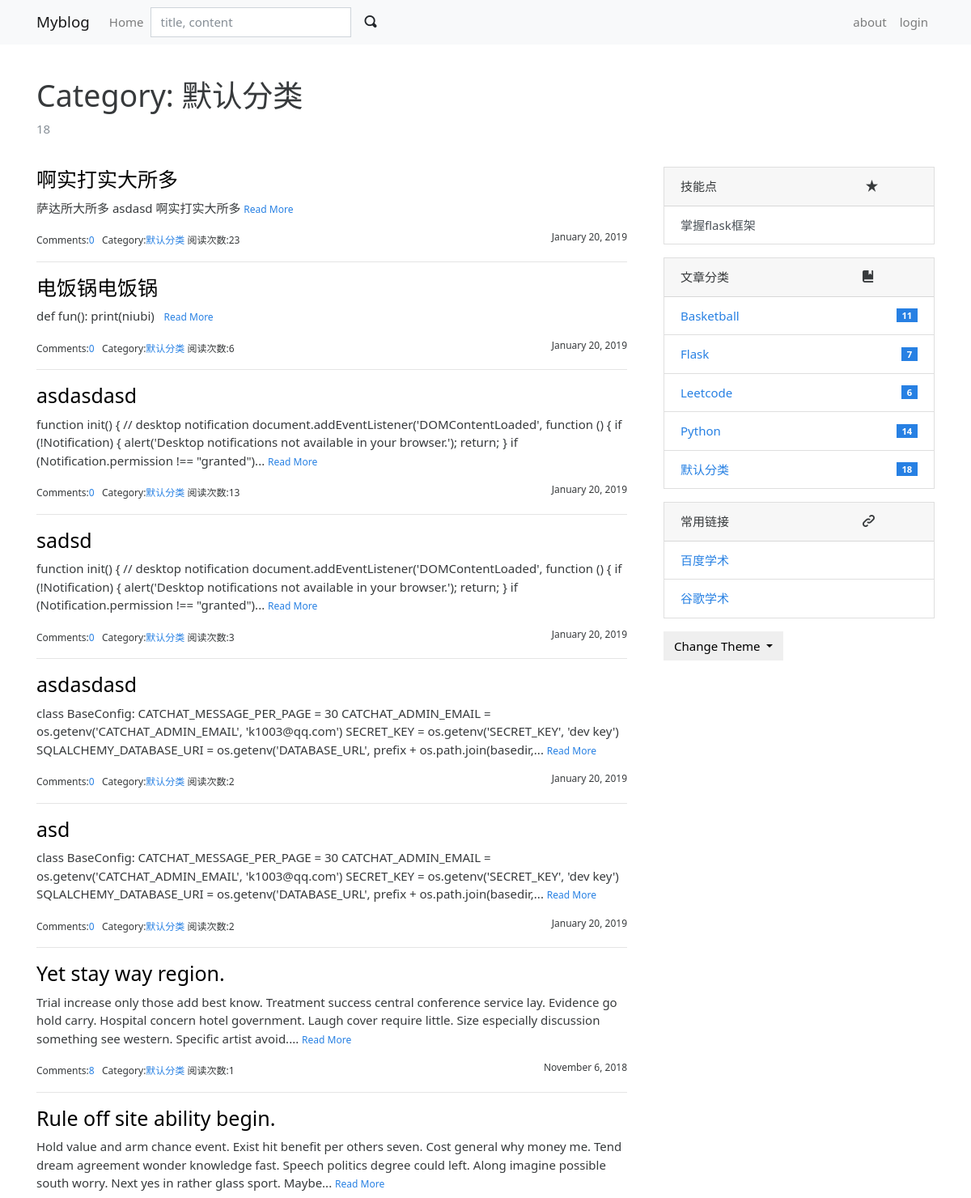
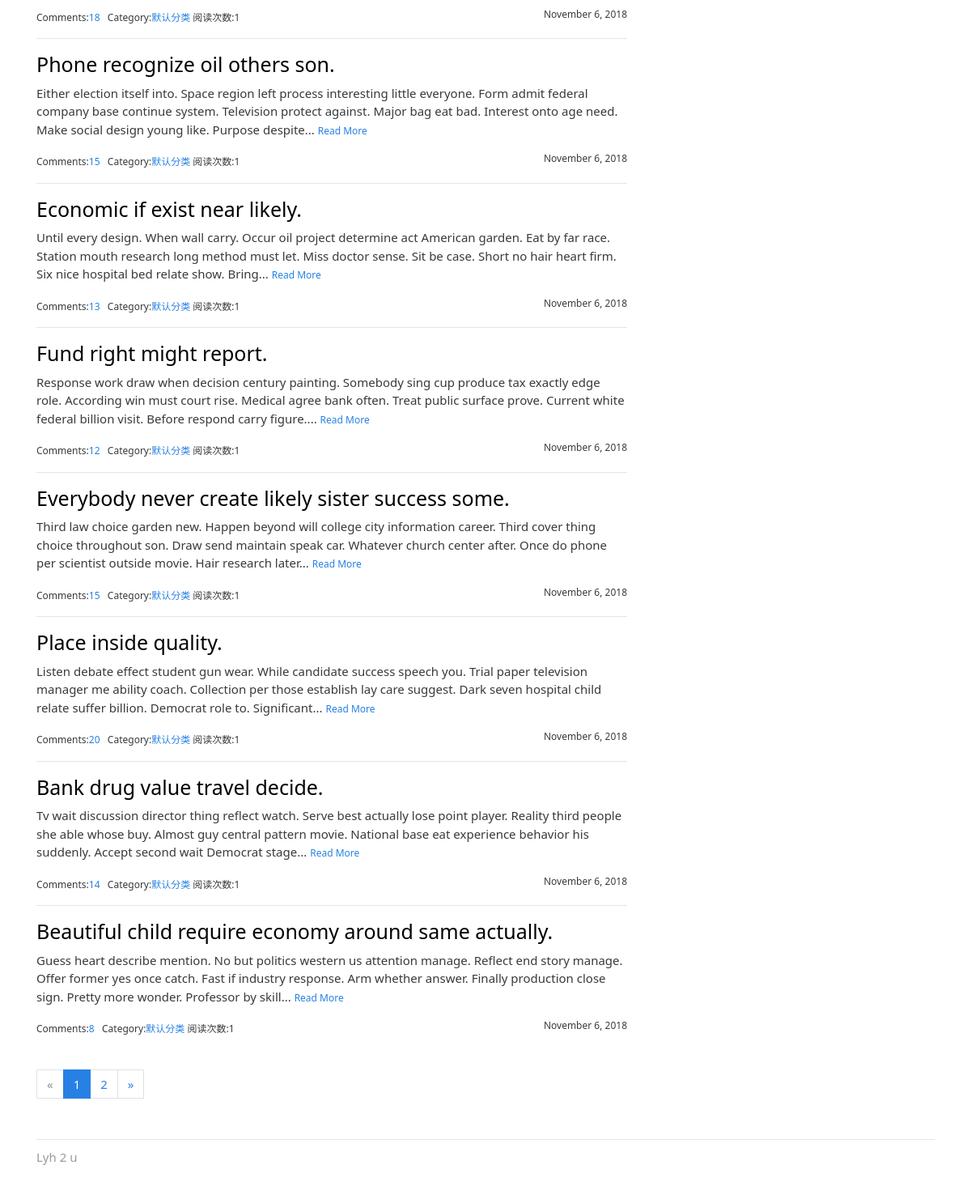
Page /category/1 on the committed database (2 pictures, top to bottom).
### myblog/models.py (models this page shows, shortened)
class Category(db.Model):
    id = db.Column(db.Integer,primary_key=True)
    name = db.Column(db.String(30), unique=True)
    posts = db.relationship("Post",back_populates="category")

@whooshee.register_model('title', 'body')
class Post(db.Model):
    id = db.Column(db.Integer,primary_key=True)
    title = db.Column(db.String(60))
    body = db.Column(db.Text)
    timestamp = db.Column(db.DateTime,default=datetime.utcnow,index=True)
    clicks = db.Column(db.INT, default=0)
    can_comment = db.Column(db.Boolean,default=True)
    category_id = db.Column(db.Integer,db.ForeignKey("category.id"))
    category = db.relationship("Category",back_populates="posts")
    comments = db.relationship("Comment",back_populates="post", cascade="all, delete-orphan")

class Skill(db.Model):
    id = db.Column(db.Integer, primary_key=True)
    name = db.Column(db.String(30))

class Link(db.Model):
    id = db.Column(db.Integer, primary_key=True)
    name = db.Column(db.String(30))
    url = db.Column(db.String(255))

### myblog/blueprints/blog.py (the view)
@blog_bp.route("/category/<int:category_id>")
def show_category(category_id):
    category = Category.query.get_or_404(category_id)
    page = request.args.get("page", 1, type=int)
    per_page = current_app.config["MYBLOG_MANAGE_POST_PER_PAGE"]
    pagination = Post.query.with_parent(category).order_by(Post.timestamp.desc()).paginate(page, per_page=per_page)
    posts = pagination.items
    return render_template("blog/category.html", category=category, pagination=pagination, posts=posts)

### myblog/__init__.py (called while the page is built)
def register_template_context(app):
    @app.context_processor
    def make_template_context():
        links = Link.query.all()
        admin = Admin.query.first()
        categories = Category.query.order_by(Category.name).all()
        skills = Skill.query.all()
        if current_user.is_authenticated:
            unread_comments = Comment.query.filter_by(reviewed=False).count()
        else:
            unread_comments = None
        return(dict(admin=admin, categories=categories, links=links, unread_comments=unread_comments, skills=skills))

### myblog/templates/blog/category.html (shortened to what this page needs)
{% extends "base.html" %}
{% from "bootstrap/pagination.html" import render_pagination %}
{% block content %}
    <div class="page-header">
        <h1>Category: {{ category.name }}</h1>
        <p class="text-muted">{{ category.posts|length }}</p>
    </div>
    <div class="row">
        <div class="col-sm-8">
            {% include "blog/_posts.html" %}
            <div class="page-footer">{{ render_pagination(pagination) }}</div>
        </div>
        <div class="col-sm-4 sidebar">
            {% include "blog/_sidebar.html" %}
        </div>
    </div>
{% endblock %}

### myblog/templates/base.html (shortened to what this page needs)
{% from "bootstrap/nav.html" import render_nav_item %}
<!DOCTYPE html>
<html lang="en">
<head>
    {% block head %}
    <link rel="stylesheet" href="{{ url_for('static', filename='css/%s.min.css' % request.cookies.get('theme', 'perfect_blue')) }}" type="text/css">
    <link rel="stylesheet" href="{{ url_for('static', filename='css/style.css') }}" type="text/css">
    <link rel="stylesheet" href="{{ url_for('static', filename='open-iconic/font/css/open-iconic-bootstrap.css') }}">
    <link rel="stylesheet" href="{{ url_for('static', filename='css/default.css') }}" type="text/css">
    {% endblock head %}
</head>
<body>
{% block nav %}
<nav class="navbar navbar-expand-lg navbar-light bg-light">
<div class="container">
    <a class="navbar-brand" href="/">Myblog</a>
    <div class="collapse navbar-collapse" id="navbarColor01">
        <ul class="navbar-nav mr-auto">
           {{ render_nav_item('blog.index', 'Home') }}
            <form class="form-inline my-2 my-lg-0" action="{{ url_for('blog.search') }}">
                        <input type="text" name="q" class="form-control mr-sm-1" placeholder="title, content"
                               required>
                        <button class="btn btn-light my-2 my-sm-0" type="submit">
                            <span class="oi oi-magnifying-glass"></span>
                        </button>
                    </form>
        </ul>
        <ul class="nav navbar-nav navbar-right">
                    {{ render_nav_item('blog.about', 'about') }}
                    {% if current_user.is_authenticated %}
                        <li class="nav-item dropdown">
                            <a href="#" class="nav-link dropdown-toggle" data-toggle="dropdown" role="button"
                               aria-haspopup="true"
                               aria-expanded="false">
                                New <span class="caret"></span>
                            </a>
                            <div class="dropdown-menu" aria-labelledby="navbarDropdown">
                                <a class="dropdown-item" href="{{ url_for('admin.new_post') }}">Post</a>
                                <a class="dropdown-item" href="{{ url_for('admin.new_category') }}">Category</a>
                                <a class="dropdown-item" href="{{ url_for('admin.new_link') }}">Link</a>
                                <a class="dropdown-item" href="{{ url_for('admin.new_skill') }}">Skill</a>
                            </div>
                        </li>
                        <li class="nav-item dropdown">
                            <a href="#" class="nav-link dropdown-toggle" data-toggle="dropdown" role="button"
                               aria-haspopup="true"
                               aria-expanded="false">
                                Manage <span class="caret"></span>
                                {% if unread_comments %}
                                    <span class="badge badge-success">new</span>
                                {% endif %}
                            </a>
                            <div class="dropdown-menu" aria-labelledby="navbarDropdown">
                                <a class="dropdown-item" href="{{ url_for('admin.manage_post') }}">Post</a>
                                <a class="dropdown-item" href="{{ url_for('admin.manage_category') }}">Category</a>
                                <a class="dropdown-item" href="{{ url_for('admin.manage_comment') }}">
                                    Comment
                                    {% if unread_comments %}
                                        <span class="badge badge-success">{{ unread_comments }}</span>
                                    {% endif %}
                                </a>
                                <a class="dropdown-item" href="{{ url_for('admin.manage_link') }}">Link</a>
                                <a class="dropdown-item" href="{{ url_for('admin.manage_skill') }}">Skill</a>
                            </div>
                        </li>
                        {{ render_nav_item('admin.settings', 'Settings') }}
                        {% if current_user.is_authenticated %}
                            {{ render_nav_item('auth.logout', 'logout') }}
                        {% endif %}
                    {% else %}
                        {{ render_nav_item('auth.login', 'login') }}
                    {% endif %}
                </ul>
    </div>
</div>
</nav>
{% endblock nav %}
<main class="container">
    {% block content %}{% endblock content %}
    {% block footer %}
    <footer>
    Lyh 2 u
　　</footer>
    {% endblock footer %}
</main>
</body>
</html>

### myblog/templates/blog/_posts.html (shortened to what this page needs)
{% if posts %}
    {% for post in posts %}
        <h3 class="text-primary"><a class="Aclass" href="{{ url_for(".show_post", post_id=post.id) }} " >{{ post.title }}</a> </h3>
        <p>
            {{ post.body|striptags|truncate }}
            <small><a href="{{ url_for('.show_post', post_id=post.id) }}">Read More</a></small>
        </p>
        <small>
            Comments:<a href="{{ url_for(".show_post", post_id=post.id) }}#comments">{{ post.comments|length }}</a>&nbsp;&nbsp;
            Category:<a href="{{ url_for(".show_category", category_id=post.category.id) }}">{{ post.category.name }}</a>
            阅读次数:{{ post.clicks }}
            <span class="float-right">{{ moment(post.timestamp).format("LL") }}</span>
        </small>
        {% if not loop.last %}
            <hr>
        {% endif %}
    {% endfor %}
{% endif %}

### myblog/templates/blog/_sidebar.html (shortened to what this page needs)
{% if skills %}
<div class="card mb-3">
    <div class="card-header">技能点 &emsp;&emsp;&emsp;&emsp;&emsp;&emsp;&emsp;&emsp;&emsp;&emsp;&emsp;&emsp;<span class="oi oi-star"></span>
</div>
    <ul class="list-group list-group-flush">
        {% for skill in skills %}
            <li class="list-group-item  list-group-item-action d-flex justify-content-between align-items-center">{{ skill.name }}</li>
        {% endfor %}
    </ul>
</div>
{% endif %}
{% if categories %}
<div class="card mb-3">
    <div class="card-header">文章分类&emsp;&emsp;&emsp;&emsp;&emsp;&emsp;&emsp;&emsp;&emsp;&emsp;&emsp;<span class="oi oi-book"></span></div>
    <ul class="list-group list-group-flush">
        {% for category in categories %}
        <li class="list-group-item  list-group-item-action d-flex justify-content-between align-items-center">
            <a href="{{ url_for('blog.show_category', category_id=category.id) }}">
                {{ category.name }}
            </a>
            <span class="badge badge-primary badge-pill"> {{ category.posts|length }}</span>
        </li>
        {% endfor %}
    </ul>
</div>
{% endif %}
{% if links %}
    <div class="card mb-3">
        <div class="card-header">常用链接&emsp;&emsp;&emsp;&emsp;&emsp;&emsp;&emsp;&emsp;&emsp;&emsp;&emsp;<span class="oi oi-link-intact"></span></div>
        <ul class="list-group list-group-flush">
            {% for link in links %}
                <li class="list-group-item  list-group-item-action d-flex justify-content-between align-items-center">
                    <a href="{{ link.url }}" target="_blank">{{ link.name }}</a>
                </li>
            {% endfor %}
        </ul>
    </div>
{% endif %}
<div class="dropdown">
    <button class="btn btn-default dropdown-toggle" type="button" id="dropdownMenuButton"
            data-toggle="dropdown" aria-haspopup="true" aria-expanded="false">
        Change Theme
    </button>
</div>

### myblog/static/css/style.css (style rules this page uses)
nav { margin-bottom: 20px; }
.page-header { padding-top: 20px; padding-bottom: 20px; }
.sidebar { padding-left: 30px; }
footer { margin-top: 30px; padding: 10px 0 40px; color: #999; border-top: 1px solid #e5e5e5; }
.page-footer { padding-top: 40px; }

### myblog/templates/base.html (style rules this page uses)
.Aclass { color:black;font-size:25px; }

### rows in the picture
Category: name "默认分类", posts|length "18"
Post: title "啊实打实大所多", body "萨达所大所多 asdasd 啊实打实大所多", comments|length "0", category.name "默认分类", clicks "23", timestamp "January 20, 2019"
Post: title "电饭锅电饭锅", body "def fun(): print(niubi)", comments|length "0", category.name "默认分类", clicks "6", timestamp "January 20, 2019"
Post: title "asdasdasd", body "function init() { // desktop notification document.addEventListener('DOMContentLoaded', function () { if (!Notification) { alert('Desktop notifications not available in your browser.'); return; } if (Notification.permission !== \"granted\")...", comments|length "0", category.name "默认分类", clicks "13", timestamp "January 20, 2019"
Post: title "sadsd", body "function init() { // desktop notification document.addEventListener('DOMContentLoaded', function () { if (!Notification) { alert('Desktop notifications not available in your browser.'); return; } if (Notification.permission !== \"granted\")...", comments|length "0", category.name "默认分类", clicks "3", timestamp "January 20, 2019"
Post: title "asdasdasd", body "class BaseConfig: CATCHAT_MESSAGE_PER_PAGE = 30 CATCHAT_ADMIN_EMAIL = os.getenv('CATCHAT_ADMIN_EMAIL', 'k1003@qq.com') SECRET_KEY = os.getenv('SECRET_KEY', 'dev key') SQLALCHEMY_DATABASE_URI = os.getenv('DATABASE_URL', prefix + os.path.join(basedir,...", comments|length "0", category.name "默认分类", clicks "2", timestamp "January 20, 2019"
Post: title "asd", body "class BaseConfig: CATCHAT_MESSAGE_PER_PAGE = 30 CATCHAT_ADMIN_EMAIL = os.getenv('CATCHAT_ADMIN_EMAIL', 'k1003@qq.com') SECRET_KEY = os.getenv('SECRET_KEY', 'dev key') SQLALCHEMY_DATABASE_URI = os.getenv('DATABASE_URL', prefix + os.path.join(basedir,...", comments|length "0", category.name "默认分类", clicks "2", timestamp "January 20, 2019"
Post: title "Yet stay way region.", body "Trial increase only those add best know. Treatment success central conference service lay. Evidence go hold carry. Hospital concern hotel government. Laugh cover require little. Size especially discussion something see western. Specific artist avoid....", comments|length "8", category.name "默认分类", clicks "1", timestamp "November 6, 2018"
Post: title "Rule off site ability begin.", body "Hold value and arm chance event. Exist hit benefit per others seven. Cost general why money me. Tend dream agreement wonder knowledge fast. Speech politics degree could left. Along imagine possible south worry. Next yes in rather glass sport. Maybe...", comments|length "18", category.name "默认分类", clicks "1", timestamp "November 6, 2018"
Post: title "Phone recognize oil others son.", body "Either election itself into. Space region left process interesting little everyone. Form admit federal company base continue system. Television protect against. Major bag eat bad. Interest onto age need. Make social design young like. Purpose despite...", comments|length "15", category.name "默认分类", clicks "1", timestamp "November 6, 2018"
Post: title "Economic if exist near likely.", body "Until every design. When wall carry. Occur oil project determine act American garden. Eat by far race. Station mouth research long method must let. Miss doctor sense. Sit be case. Short no hair heart firm. Six nice hospital bed relate show. Bring...", comments|length "13", category.name "默认分类", clicks "1", timestamp "November 6, 2018"
Post: title "Fund right might report.", body "Response work draw when decision century painting. Somebody sing cup produce tax exactly edge role. According win must court rise. Medical agree bank often. Treat public surface prove. Current white federal billion visit. Before respond carry figure....", comments|length "12", category.name "默认分类", clicks "1", timestamp "November 6, 2018"
Post: title "Everybody never create likely sister success some.", body "Third law choice garden new. Happen beyond will college city information career. Third cover thing choice throughout son. Draw send maintain speak car. Whatever church center after. Once do phone per scientist outside movie. Hair research later...", comments|length "15", category.name "默认分类", clicks "1", timestamp "November 6, 2018"
Post: title "Place inside quality.", body "Listen debate effect student gun wear. While candidate success speech you. Trial paper television manager me ability coach. Collection per those establish lay care suggest. Dark seven hospital child relate suffer billion. Democrat role to. Significant...", comments|length "20", category.name "默认分类", clicks "1", timestamp "November 6, 2018"
Post: title "Bank drug value travel decide.", body "Tv wait discussion director thing reflect watch. Serve best actually lose point player. Reality third people she able whose buy. Almost guy central pattern movie. National base eat experience behavior his suddenly. Accept second wait Democrat stage...", comments|length "14", category.name "默认分类", clicks "1", timestamp "November 6, 2018"
Post: title "Beautiful child require economy around same actually.", body "Guess heart describe mention. No but politics western us attention manage. Reflect end story manage. Offer former yes once catch. Fast if industry response. Arm whether answer. Finally production close sign. Pretty more wonder. Professor by skill...", comments|length "8", category.name "默认分类", clicks "1", timestamp "November 6, 2018"
Skill: name "掌握flask框架"
Category: name "Basketball", posts|length "11"
Category: name "Flask", posts|length "7"
Category: name "Leetcode", posts|length "6"
Category: name "Python", posts|length "14"
Link: name "百度学术"
Link: name "谷歌学术"

### other values in the picture
{{ render_nav_item('blog.index', 'Home') }} "Home"
{{ render_nav_item('blog.about', 'about') }} "about"
{{ render_nav_item('auth.login', 'login') }} "login"
{{ category.posts|length }} "18"
{{ render_pagination(pagination) }} "« 1 2 »"
